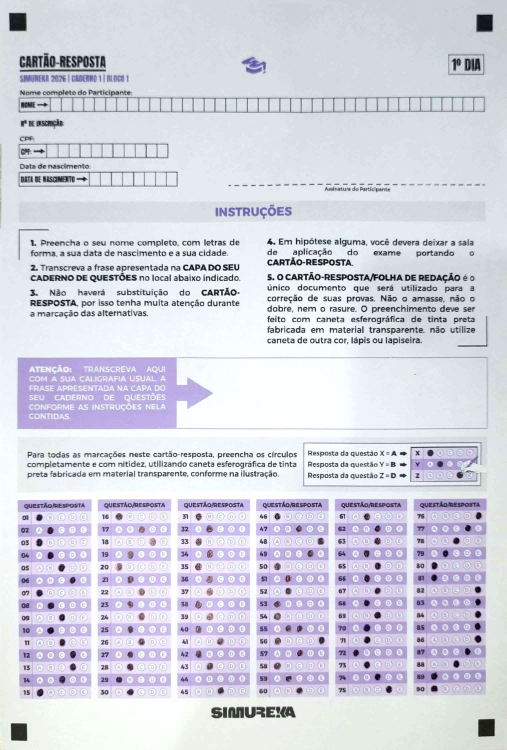
#> input picture samples/simureka/image.png, 1013 x 1499 px, found by its file name (shown at 1/2 size); the run also reads 1 picture not shown here
$ python map_template.py
#> lines starting #> are read from the running program, lines starting #| are printed output that depends on the picture; pictures that were not available may be replaced by others from this repository, and a replacement may not be noted
"""
OMR Template Mapper - versao corrigida
=======================================
PROBLEMA DA VERSAO ANTERIOR:
  O script calibrava as coordenadas na imagem ORIGINAL (antes do CropOnMarkers).
  O template.json precisa das coordenadas na imagem JA ALINHADA pelo warp.

SOLUCAO:
  Este script aplica o CropOnMarkers ANTES de mostrar a imagem.
  As coordenadas coletadas ja sao corretas para o template.json.

USO:
  1. Ajuste IMAGE_PATH e MARKER_PATH abaixo
  2. python3 omr_template_mapper.py
  3. Siga as instrucoes na janela

CONTROLES:
  W / S    scroll vertical
  A / D    gap entre bolhas +-1px  (modo confirm)
  I / K    gap entre questoes +-1px (modo confirm)
  ARRASTAR mover grid ou ponto individual
  ENTER    confirmar bloco
  R        refazer bloco atual
  Q        salvar template.json e sair
"""

import cv2
import json
import numpy as np
from pathlib import Path

# Configuracoes - AJUSTE AQUI
IMAGE_PATH = Path("samples/simureka/image.png")
MARKER_PATH = Path("samples/simureka/omr_marker.jpg")
OUTPUT_PATH = Path("samples/simureka/template.json")

DISPLAY_WIDTH = 900
SCREEN_HEIGHT = 900
TARGET_W = 1013  # pageDimensions width
TARGET_H = 1499  # pageDimensions height
SHEET_TO_MARKER_RATIO = 21

MIN_MATCH_THRESHOLD = 0.3
MAX_MATCH_VARIATION = 0.41
MARKER_RESCALE_RANGE = (35, 100)
MARKER_RESCALE_STEPS = 10

# Estado global
blocks = []
current_block = {}
mode = "origin"
scale = 1.0
scroll_y = 0
img_warped = None
img_display = None
mouse_pos = (0, 0)
preview_rows = 15
preview_cols = 5
bubbles_gap_adj = 0
labels_gap_adj = 0
drag_target = None
drag_offset = [0, 0]
DRAG_THRESHOLD = 18


# [18 lines left out: functions order_points, four_point_transform, not called in this run]


def apply_crop_on_markers(image, marker):
    gray = (
        cv2.cvtColor(image, cv2.COLOR_BGR2GRAY)
        if len(image.shape) == 3
        else image.copy()
    )
    mg = (
        cv2.cvtColor(marker, cv2.COLOR_BGR2GRAY)
        if len(marker.shape) == 3
        else marker.copy()
    )
    mg = cv2.GaussianBlur(mg, (5, 5), 0)
    mg = cv2.normalize(mg, None, 0, 255, cv2.NORM_MINMAX)
    mg -= cv2.erode(mg, np.ones((5, 5), np.uint8), iterations=5)

    eroded = cv2.erode(gray, np.ones((5, 5), np.uint8), iterations=5)
    ip = cv2.normalize(gray - eroded, None, 0, 255, cv2.NORM_MINMAX)

    hi, wi = ip.shape
    mh2, mw2 = hi // 3, wi // 2
    quads = {
        0: ip[0:mh2, 0:mw2],
        1: ip[0:mh2, mw2:wi],
        2: ip[mh2:hi, 0:mw2],
        3: ip[mh2:hi, mw2:wi],
    }
    origins = [[0, 0], [mw2, 0], [0, mh2], [mw2, mh2]]

    mh, mw = mg.shape[:2]
    desc = (MARKER_RESCALE_RANGE[1] - MARKER_RESCALE_RANGE[0]) // MARKER_RESCALE_STEPS
    best_scale, all_max_t = None, 0
    for r0 in range(MARKER_RESCALE_RANGE[1], MARKER_RESCALE_RANGE[0], -desc):
        s = r0 / 100.0
        res_m = cv2.resize(mg, (int(mw * s), int(mh * s)))
        if res_m.shape[0] >= hi or res_m.shape[1] >= wi:
            continue
        res = cv2.matchTemplate(ip, res_m, cv2.TM_CCOEFF_NORMED)
        t = float(res.max())
        if t > all_max_t:
            all_max_t, best_scale = t, s

    if best_scale is None or all_max_t < MIN_MATCH_THRESHOLD:
        print(
            f"  AVISO: marcador nao encontrado (max_t={all_max_t:.3f}), usando fallback."
        )
        return None

    optimal = cv2.resize(mg, (int(mw * best_scale), int(mh * best_scale)))
    oh, ow = optimal.shape[:2]
    centres = []
    for k in range(4):
        res = cv2.matchTemplate(quads[k], optimal, cv2.TM_CCOEFF_NORMED)
        t = float(res.max())
        if t < MIN_MATCH_THRESHOLD or abs(all_max_t - t) >= MAX_MATCH_VARIATION:
            print(f"  AVISO: quadrante {k + 1} falhou (t={t:.3f}), usando fallback.")
            return None
        pt = np.argwhere(res == res.max())[0]
        centres.append([pt[1] + origins[k][0] + ow / 2, pt[0] + origins[k][1] + oh / 2])

    print(f"  OK: escala={best_scale:.2f} max_t={all_max_t:.3f}")
    print(f"  Centros: {[(round(c[0]), round(c[1])) for c in centres]}")
    return four_point_transform(image, centres, TARGET_W, TARGET_H)


def to_original(x, y):
    return int(x / scale), int((y + scroll_y) / scale)


# [7 lines left out: function draw_circles, not called in this run]


def get_viewport(canvas):
    y1, y2 = scroll_y, min(scroll_y + SCREEN_HEIGHT, canvas.shape[0])
    return canvas[y1:y2].copy()


def draw_state():
    canvas = img_display.copy()

    for i, b in enumerate(blocks):
        draw_circles(
            canvas,
            b["origin"],
            b["bubblesGap"],
            b["labelsGap"],
            len(b["fieldLabels"]),
            b["num_options"],
            (0, 230, 0),
            2,
        )
        cv2.putText(
            canvas,
            f"Bloco {i + 1}: {b['name']}",
            (int(b["origin"][0] * scale), int(b["origin"][1] * scale) - 10),
            cv2.FONT_HERSHEY_SIMPLEX,
            0.45,
            (0, 230, 0),
            1,
        )

    if mode == "confirm" and "origin" in current_block:
        o = current_block["origin"]
        bg = abs(current_block["end_bubble"][0] - o[0]) + bubbles_gap_adj
        lg = abs(current_block["next_label"][1] - o[1]) + labels_gap_adj
        draw_circles(canvas, o, bg, lg, preview_rows, preview_cols, (0, 165, 255), 2)
        info = f"bolhas={bg}px  questoes={lg}px  | A/D=bolhas  I/K=questoes  ENTER=confirmar"
        cv2.rectangle(
            canvas, (0, scroll_y + 44), (DISPLAY_WIDTH, scroll_y + 64), (20, 20, 60), -1
        )
        cv2.putText(
            canvas,
            info,
            (6, scroll_y + 58),
            cv2.FONT_HERSHEY_SIMPLEX,
            0.38,
            (200, 200, 255),
            1,
        )

    for key, color in [
        ("origin", (0, 0, 255)),
        ("end_bubble", (255, 80, 0)),
        ("next_label", (0, 140, 255)),
    ]:
        if key in current_block:
            cv2.drawMarker(
                canvas,
                (
                    int(current_block[key][0] * scale),
                    int(current_block[key][1] * scale),
                ),
                color,
                cv2.MARKER_CROSS,
                24,
                2,
            )

    ox, oy = to_original(*mouse_pos)
    hud = f"warped=({ox},{oy})  scroll={scroll_y}  modo={mode}  blocos={len(blocks)}"
    cv2.rectangle(
        canvas, (0, scroll_y), (DISPLAY_WIDTH, scroll_y + 22), (30, 30, 30), -1
    )
    cv2.putText(
        canvas,
        hud,
        (6, scroll_y + 15),
        cv2.FONT_HERSHEY_SIMPLEX,
        0.42,
        (0, 255, 255),
        1,
    )

    instrs = {
        "origin": "PASSO 1: clique no centro da bolha A da primeira questao do bloco",
        "end_bubble": "PASSO 2: clique no centro da bolha B da mesma questao",
        "next_label": "PASSO 3: clique no centro da bolha A da segunda questao",
        "confirm": "PASSO 4: ajuste A/D/I/K se necessario, depois ENTER para confirmar",
    }
    cv2.rectangle(
        canvas, (0, scroll_y + 22), (DISPLAY_WIDTH, scroll_y + 44), (50, 50, 50), -1
    )
    cv2.putText(
        canvas,
        instrs.get(mode, ""),
        (6, scroll_y + 37),
        cv2.FONT_HERSHEY_SIMPLEX,
        0.4,
        (255, 255, 100),
        1,
    )
    return get_viewport(canvas)


# [104 lines left out: functions _hit_test, mouse_callback, save_template, not called in this run]


def main():
    global img_warped, img_display, scale, scroll_y, mode, current_block
    global preview_rows, preview_cols, bubbles_gap_adj, labels_gap_adj
    global drag_target, drag_offset

    image = cv2.imread(str(IMAGE_PATH))
#> image is the input picture: shape (1499, 1013, 3); mean B, G, R 224.5, 213, 212.1
    if image is None:
        raise FileNotFoundError(f"Imagem nao encontrada: {IMAGE_PATH}")

    marker = cv2.imread(str(MARKER_PATH))
    if marker is None:
        raise FileNotFoundError(f"Marcador nao encontrado: {MARKER_PATH}")

    print("\nAplicando CropOnMarkers...")
    warped = apply_crop_on_markers(image, marker)
#> in apply_crop_on_markers, `mg -= cv2.erode(mg, np.ones((5, 5), np.uint8), iterations=5)`:
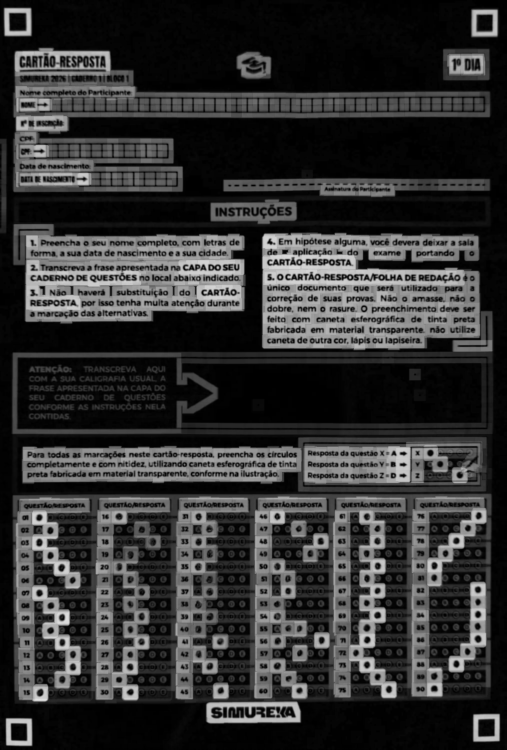
#> mg: shape (1499, 1013) (shown at 1/2 size); min 0, max 228, mean 50.4
#> in apply_crop_on_markers, `eroded = cv2.erode(gray, np.ones((5, 5), np.uint8), iterations=5)`:
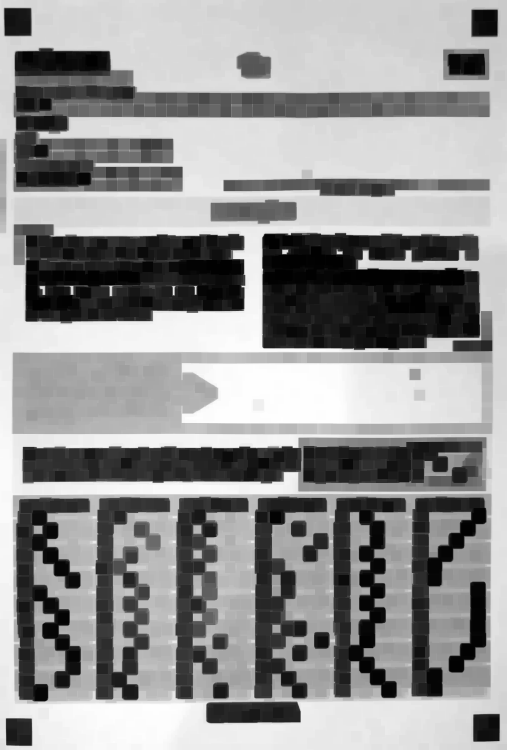
#> eroded: shape (1499, 1013) (shown at 1/2 size); min 1, max 255, mean 147
#> in apply_crop_on_markers, `ip = cv2.normalize(gray - eroded, None, 0, 255, cv2.NORM_MINMAX)`:
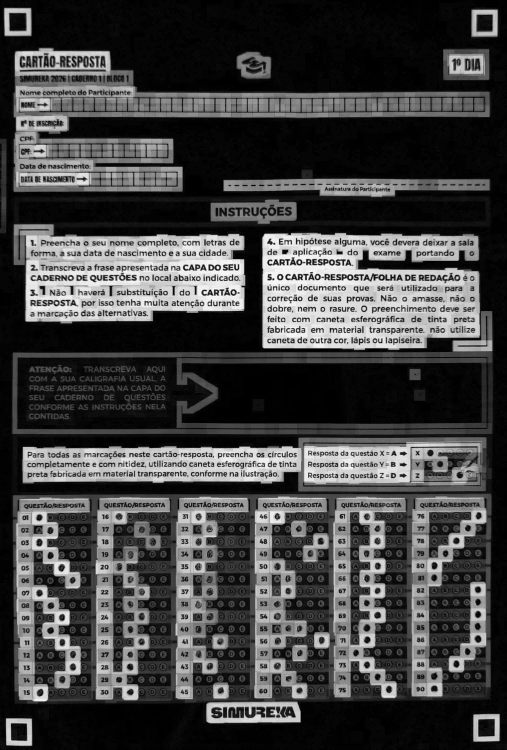
#> ip: shape (1499, 1013) (shown at 1/2 size); min 0, max 255, mean 67.5
#> the loop in apply_crop_on_markers, `for r0 in range(MARKER_RESCALE_RANGE[1], MARKER_RESCALE_RANGE[0], -des..` made 11 passes
#> (t, all_max_t, best_scale) on pass 2: (0.47, 0.47, 0.94)
#> t on passes 3 to 8: 0.367, 0.31, 0.283, 0.272, 0.271, 0.221
#> after the loop in apply_crop_on_markers, `for r0 in range(MARKER_RESCALE_RANGE[1], MARKER_RESCALE_RANGE[0], -des..`: all_max_t = 0.47; best_scale = 0.94
#> the loop in apply_crop_on_markers, `for k in range(4):` made 3 passes
#> (t, pt) on passes 1 to 2: (0.488, [0, 0]), (0.379, [0, 445])
#> t on pass 3: 0.284
#|   AVISO: quadrante 3 falhou (t=0.284), usando fallback.
#> pass 1, in apply_crop_on_markers, `res = cv2.matchTemplate(quads[k], optimal, cv2.TM_CCOEFF_NORMED)`:
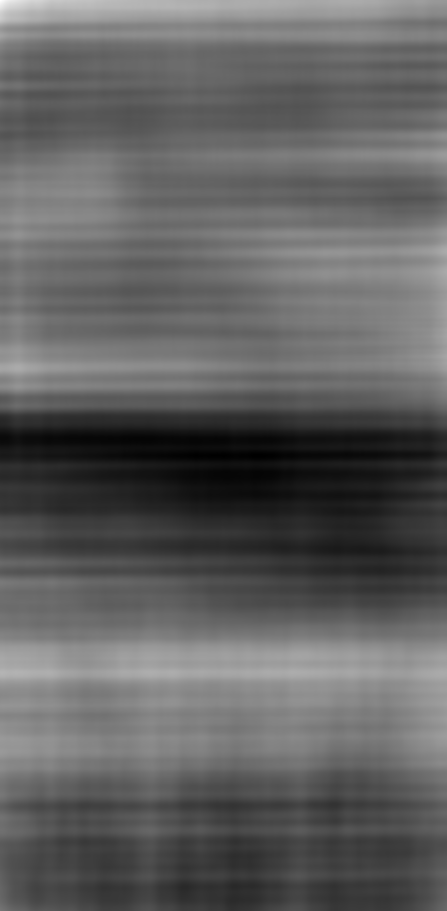
#> res: shape (911, 447) float32; min -0.274, max 0.488, mean 0.0164; drawn with min black and max white
#> pass 2, in apply_crop_on_markers, `res = cv2.matchTemplate(quads[k], optimal, cv2.TM_CCOEFF_NORMED)`:
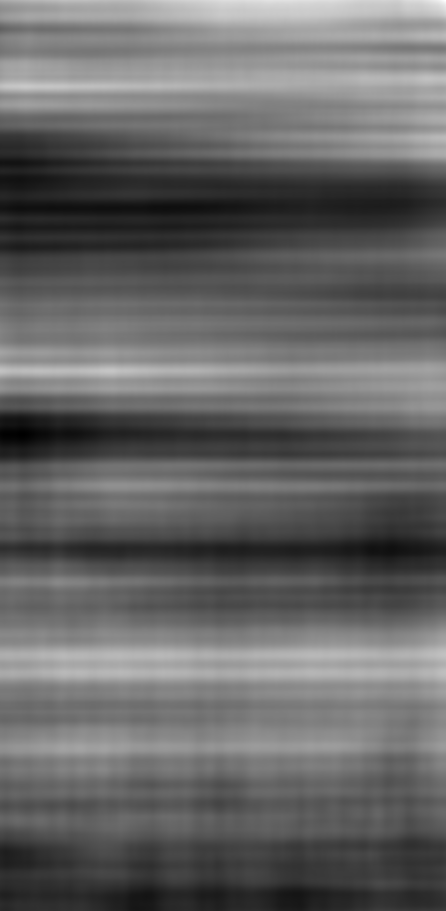
#> res: shape (911, 446) float32; min -0.232, max 0.379, mean 0.0125; drawn with min black and max white
#> pass 3, in apply_crop_on_markers, `res = cv2.matchTemplate(quads[k], optimal, cv2.TM_CCOEFF_NORMED)`:
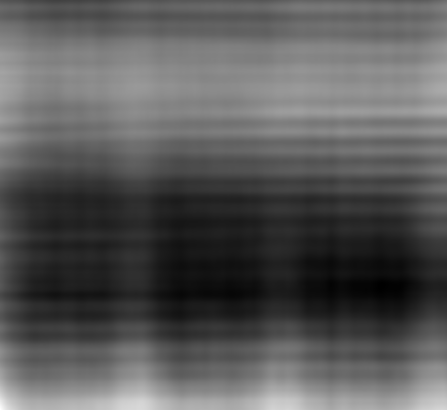
#> res: shape (410, 447) float32; min -0.263, max 0.284, mean -0.0711; drawn with min black and max white
#> after the loop in apply_crop_on_markers, `for k in range(4):`: centres = [[476, 704.5], [1427, 704.5]]
    img_warped = (
        warped if warped is not None else cv2.resize(image, (TARGET_W, TARGET_H))
    )
    print(f"Imagem warped: {img_warped.shape[1]}x{img_warped.shape[0]}")
#| Imagem warped: 1013x1499

    h_w, w_w = img_warped.shape[:2]
#> h_w = 1499; w_w = 1013
    scale = DISPLAY_WIDTH / w_w
#> scale = 0.888
    img_display = cv2.resize(img_warped, (DISPLAY_WIDTH, int(h_w * scale)))
    max_scroll = max(0, img_display.shape[0] - SCREEN_HEIGHT)
#> max_scroll = 431

    cv2.namedWindow("OMR Template Mapper", cv2.WINDOW_NORMAL)
    cv2.resizeWindow("OMR Template Mapper", DISPLAY_WIDTH, SCREEN_HEIGHT)
    cv2.setMouseCallback("OMR Template Mapper", mouse_callback)

    print(
        "\nOMR Template Mapper - coordenadas = imagem WARPED (corretas para template.json)"
    )
    print(
        "W/S=scroll  A/D=gap bolhas  I/K=gap questoes  ENTER=confirmar  R=refazer  Q=salvar e sair"
    )

    while True:
        frame = draw_state()
#> in get_viewport, `return canvas[y1:y2].copy()`:
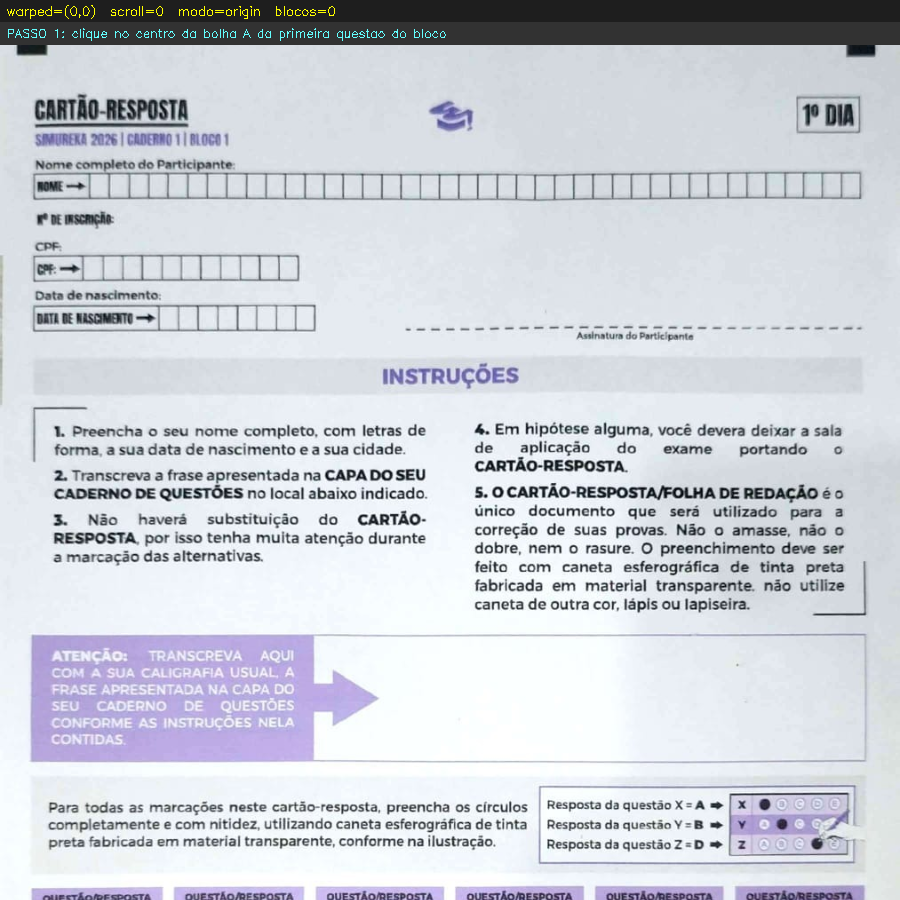
#> returned value: shape (900, 900, 3); mean of channels 0, 1, 2 215.8, 208.3, 204.6; drawn as B, G, R
        cv2.imshow("OMR Template Mapper", frame)
        key = cv2.waitKey(20) & 0xFF
#> (key q is pressed here)

        if key in (ord("s"), 84):
            scroll_y = min(scroll_y + 40, max_scroll)
        elif key in (ord("w"), 82):
            scroll_y = max(scroll_y - 40, 0)
        elif key == ord("d") and mode == "confirm":
            bubbles_gap_adj += 1
        elif key == ord("a") and mode == "confirm":
            bubbles_gap_adj -= 1
        elif key == ord("k") and mode == "confirm":
            labels_gap_adj += 1
        elif key == ord("i") and mode == "confirm":
            labels_gap_adj -= 1
        elif key == 13 and mode == "confirm":
            print("\nInformacoes do bloco:")
            name = input("  Nome (ex: questoes_1_15): ").strip()
            raw = input(f"  Qtd questoes? [{preview_rows}]: ").strip()
            num_q = int(raw) if raw else preview_rows
            raw = input(f"  Qtd opcoes? [{preview_cols}]: ").strip()
            num_opt = int(raw) if raw else preview_cols
            start = int(input("  Numero da 1a questao: ").strip())
            labels = [f"q{i}" for i in range(start, start + num_q)]

            o = current_block["origin"]
            e = current_block["end_bubble"]
            n = current_block["next_label"]
            bg = abs(e[0] - o[0]) + bubbles_gap_adj
            lg = abs(n[1] - o[1]) + labels_gap_adj
            bd = max(8, int(bg * 0.8))
            block = {
                "name": name,
                "origin": o,
                "bubblesGap": bg,
                "labelsGap": lg,
                "bubbleDimensions": [bd, bd],
                "fieldLabels": labels,
                "num_options": num_opt,
            }
            blocks.append(block)
            print(f"  Bloco '{name}' adicionado! bubblesGap={bg} labelsGap={lg}")

            current_block = {}
            mode = "origin"
            bubbles_gap_adj = 0
            labels_gap_adj = 0
            drag_target = None
            preview_rows = num_q
            preview_cols = num_opt
        elif key == ord("r"):
            current_block = {}
            mode = "origin"
            bubbles_gap_adj = 0
            labels_gap_adj = 0
            drag_target = None
            print("  Resetado.")
        elif key == ord("q"):
            if blocks:
                save_template()
            else:
                print("  Nenhum bloco mapeado.")
            break

    cv2.destroyAllWindows()


if __name__ == "__main__":
    main()
